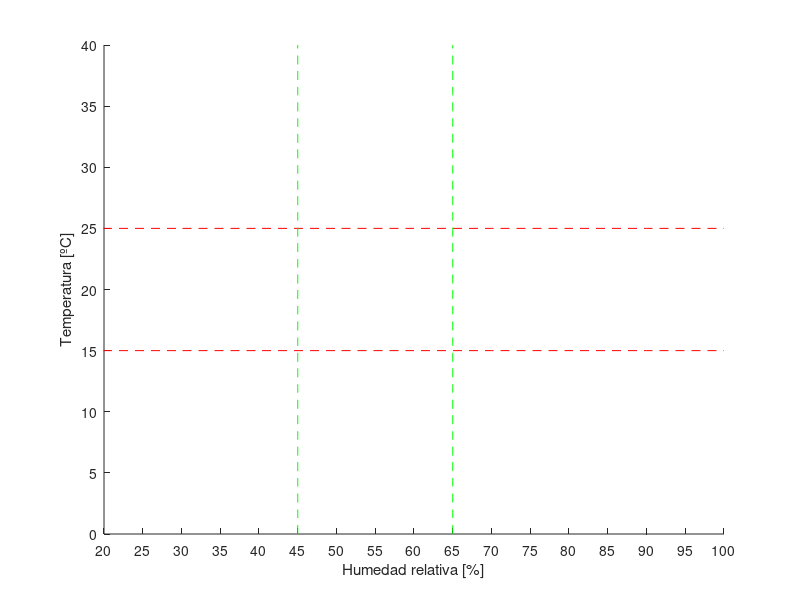

Source code (MATLAB): (Note: this script raises an error after producing the figure.)
%Establece en primer lugar los límites apa el gráfico de indice de posicion
hold on
xticks(5:5:100)
yticks(0:5:40)
axis([20 100 0 40])
xlabel("Humedad relativa [%]")
ylabel("Temperatura [ºC]")
T_min= repmat(15, [1,10]);
T_max= repmat(25, [1,10]);
w_ite=10:10:100;
plot(w_ite,T_min,'r--')
plot(w_ite,T_max,'r--')
w_min= repmat(45, [1,21]);
w_max= repmat(65, [1,21]);
T_para_w= 0:2:40;
plot(w_min,T_para_w,'g--')
plot(w_max,T_para_w,'g--')
A= dlmread('H36bibliotecaPA.csv',",",[2 2 1112 4]);
title("H36bibliotecaPA.csv")

%Fun fact: no es necesario corregir cantidades, esta configuracion de Octave entiende que el separador decimal es el punto
Temperaturas_biblioteca= A(:,1);
ws_biblioteca=A(:,2);
plot(ws_biblioteca,Temperaturas_biblioteca, 'k*')

Numerador_Idce_Posicion=0;
for i=1:rows(Temperaturas_biblioteca)
if ((Temperaturas_biblioteca(i)>15)&&(Temperaturas_biblioteca(i)<25))&&((ws_biblioteca(i)>45)&&(ws_biblioteca(i)<65))
  Numerador_Idce_Posicion=Numerador_Idce_Posicion+1;
end
end
Indice_Posicion=Numerador_Idce_Posicion/rows(Temperaturas_biblioteca)
text(80,35, strcat("Indice de Posicion=  "," ", num2str(Indice_Posicion)))
hold off
